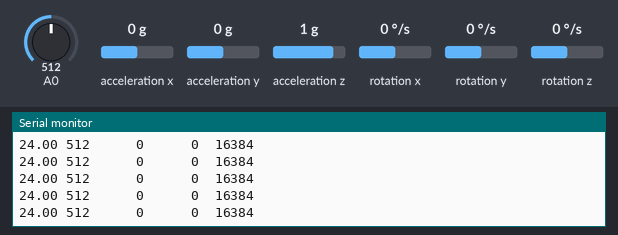
The sketch below on a simulated Arduino Uno, built with avr-gcc and run on an emulated ATmega328P. Parts: the last lines printed to the serial monitor. Wiring (inferred from the names in the program): MPU-6050 motion sensor at I2C address 0x68. Inputs (shaded band) come from the test bench; at power-on: A0 = 512, acceleration x 0 g, acceleration y 0 g, acceleration z 1 g, rotation x 0 °/s, rotation y 0 °/s, rotation z 0 °/s.

Above: at 3.1 s.
3.2 s: A0 set to 106
At 3.3 s:
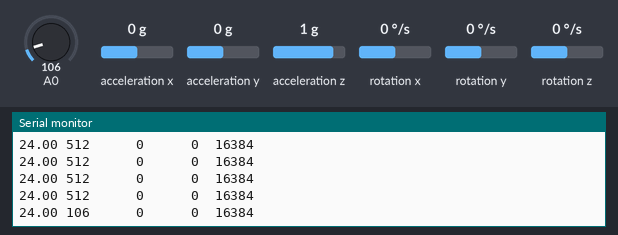
6.2 s: A0 set to 92
At 6.28 s:
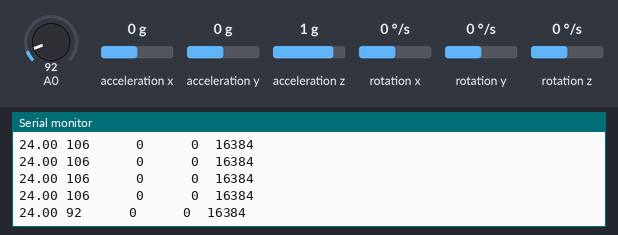
Timing chart, 0 to 9.2 s (numbered marks = the images above; inputs shaded):
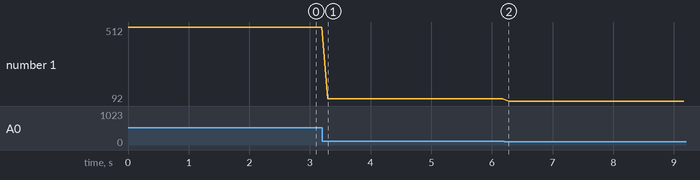

The sketch:

arduino.ino
```cpp
// (c) Michael Schoeffler 2017, http://www.mschoeffler.de
#include "Wire.h" // This library allows you to communicate with I2C devices.
const int MPU_ADDR = 0x68; // I2C address of the MPU-6050. If AD0 pin is set to HIGH, the I2C address will be 0x69.
int16_t accelerometer_x, accelerometer_y, accelerometer_z; // variables for accelerometer raw data
int16_t gyro_x, gyro_y, gyro_z; // variables for gyro raw data
int16_t temperature; // variables for temperature data
int light;
char tmp_str[7]; // temporary variable used in convert function
char* convert_int16_to_str(int16_t i) { // converts int16 to string. Moreover, resulting strings will have the same length in the debug monitor.
  sprintf(tmp_str, "%6d", i);
  return tmp_str;

}
void setup() {
  Serial.begin(9600);
  Wire.begin();
  Wire.beginTransmission(MPU_ADDR); // Begins a transmission to the I2C slave (GY-521 board)
  Wire.write(0x6B); // PWR_MGMT_1 register
  Wire.write(0); // set to zero (wakes up the MPU-6050)
  Wire.endTransmission(true);
}
void loop() {
  light = analogRead(A0);
  Wire.beginTransmission(MPU_ADDR);
  Wire.write(0x3B); // starting with register 0x3B (ACCEL_XOUT_H) [MPU-6000 and MPU-6050 Register Map and Descriptions Revision 4.2, p.40]
  Wire.endTransmission(false); // the parameter indicates that the Arduino will send a restart. As a result, the connection is kept active.
  Wire.requestFrom(MPU_ADDR, 7*2, true); // request a total of 7*2=14 registers

  // "Wire.read()<<8 | Wire.read();" means two registers are read and stored in the same variable
  accelerometer_x = Wire.read()<<8 | Wire.read(); // reading registers: 0x3B (ACCEL_XOUT_H) and 0x3C (ACCEL_XOUT_L)
  accelerometer_y = Wire.read()<<8 | Wire.read(); // reading registers: 0x3D (ACCEL_YOUT_H) and 0x3E (ACCEL_YOUT_L)
  accelerometer_z = Wire.read()<<8 | Wire.read(); // reading registers: 0x3F (ACCEL_ZOUT_H) and 0x40 (ACCEL_ZOUT_L)
  temperature = Wire.read()<<8 | Wire.read(); // reading registers: 0x41 (TEMP_OUT_H) and 0x42 (TEMP_OUT_L)
  gyro_x = Wire.read()<<8 | Wire.read(); // reading registers: 0x43 (GYRO_XOUT_H) and 0x44 (GYRO_XOUT_L)
  gyro_y = Wire.read()<<8 | Wire.read(); // reading registers: 0x45 (GYRO_YOUT_H) and 0x46 (GYRO_YOUT_L)
  gyro_z = Wire.read()<<8 | Wire.read(); // reading registers: 0x47 (GYRO_ZOUT_H) and 0x48 (GYRO_ZOUT_L)

  // print out data
  Serial.print(temperature/340.00+36.53);
  Serial.print(" ");
  Serial.print(light);
  Serial.print(" ");
  Serial.print(convert_int16_to_str(accelerometer_x));
  Serial.print(" ");
  Serial.print(convert_int16_to_str(accelerometer_y));
  Serial.print(" ");
  Serial.print(convert_int16_to_str(accelerometer_z));
  Serial.println(" ");
//  Serial.print(convert_int16_to_str(gyro_x));
//  Serial.print(" ");
//  Serial.print(convert_int16_to_str(gyro_y));
//  Serial.print(" ");
//  Serial.print(convert_int16_to_str(gyro_z));
//  Serial.print(" ");

  // the following equation was taken from the documentation [MPU-6000/MPU-6050 Register Map and Description, p.30]

  // delay
  delay(100);
}
```

Measured:
- after the input at 3.2 s, the serial monitor: prints a new line after 0.10 s (image 1)
- after the input at 6.2 s, the serial monitor: prints a new line after 0.08 s (image 2)
- plotted number 1: 512 → 106 after the input at 3.2 s, 106 → 92 after the input at 6.2 s
